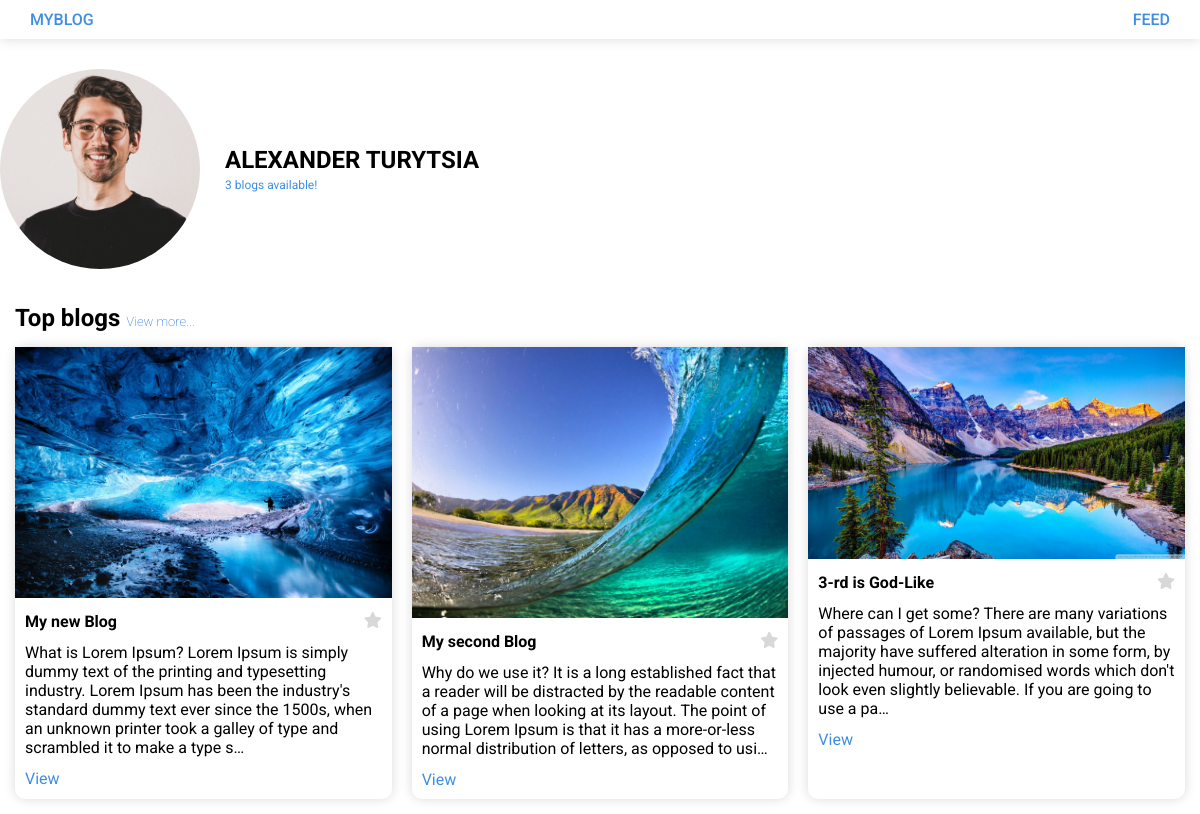
The page / on the database its author committed.
### blog/models.py (models this page shows, shortened)
class Author(models.Model):
    first_name = models.CharField(max_length=50)
    last_name = models.CharField(max_length=50)
    image = models.ImageField(upload_to="images", null = True)

class Blog(models.Model):
    image = models.ImageField(upload_to="images", null = True)
    name = models.CharField(max_length=100)
    content = models.TextField()
    author = models.ForeignKey(Author, on_delete=models.SET_NULL, null=True, related_name='blogs')
    slug = models.SlugField(editable=False, null=True,unique=True)
    tags = models.ManyToManyField(Tag,related_name='blogs')
    category = models.ForeignKey(Category, on_delete=models.CASCADE, related_name='blogs', null=True)
    reviews = models.ManyToManyField(Review, related_name="reviews", blank = True)

### blog/views.py (the view)
# urls.py: path('', views.Feed.as_view(), name='feed'),
class Feed(View):
    template_name = 'blog/feed.html'
    def get(self, request):
        author = Author.objects.first()
        return render(request, self.template_name, {"author": author, "blogs": author.blogs.all()})

### blog/templates/blog/feed.html (shortened to what this page needs)
{% extends 'base.html' %}
{% block content %}
<section class="author">
  <div class = "author-img" style = "background-image:url({{author.image.url}})"></div>
  <div class="author-content">
    <h3>{{author.first_name}} {{author.last_name}}</h3>
    <span>{{author.blogs.count}} blogs available!</span>
  </div>
</section>
<section class="author-feed">
  <h2>Top blogs <a href = "{% url 'blog-list' %}">View more...</a></h2>
  <ul class="author-feed__list">
    {% for blog in blogs %}
      {% include 'parts/blog-item.html' %}
    {% endfor %}
  </ul>
  <section>{% endblock %}</section>

### templates/base.html (shortened to what this page needs)
{% load static %}
<!DOCTYPE html>
<html lang="en">
  <head>
    <link rel="stylesheet" href="{% static 'index.css' %}">
  </head>
  <body>
    <header class="header">
      <div class="header-block">
        <a href="{% url 'feed' %}">MyBlog</a>
      </div>
      <div class="header-block">
        <ul class="header-block__list">
          <li class="header-block__list-item">
            <a href="{% url 'blog-list' %}">Feed</a>
          </li>
        </ul>
      </div>
    </header>
    <main>
        <div class="wrapper">
            {% block content %} {% endblock %}
        </div>
    </main>
  </body>
</html>

### templates/parts/blog-item.html (shortened to what this page needs)
<li class="blog-list__item">
  <img src="{{blog.image.url}}" alt="{{blog.name}}" />
  <div class="blog-list__item-content">
    <h4>{{blog.name}}</h4>
    <p>{{blog.content|truncatechars:255}}</p>
    <form method="POST" action="{% url 'favourites' %}">
      <button class = "button-favourites" type="submit"><i class="fa-solid fa-star"></i></button>
    </form>
    <div class="blog-list__item-buttons">
      <a href="{% url 'blog' blog.slug %}">View</a>
    </div>
  </div>
</li>

### styles/index.css (style rules this page uses)
* { padding: 0; margin: 0; box-sizing: border-box; }
body { font-family: 'Roboto', sans-serif; }
:root { --blue:rgb(63, 142, 226); --gray:rgb(216, 216, 216); --radius:10px; }
a { text-decoration: none; font-family: 'Roboto', sans-serif; }
ul { list-style: none; }
button { cursor: pointer; }
.wrapper { max-width: 1200px; margin: 30px auto 0; }
.header { display: flex; justify-content: space-between; align-items: center; box-shadow: 0 0 12px rgba(0,0,0,0.15); padding: 10px 30px; }
.header a { color: var(--blue); font-weight: 500; text-transform: uppercase; }
.header-block { display: flex; column-gap: 20px; }
.author { display: flex; column-gap: 25px; align-items: center; }
.author-img { width: 200px; height: 200px; border-radius: 50%; background-size: cover; background-position: center; }
.author-content h3 { text-transform: uppercase; font-weight: 500px; font-size: 24px; }
.author-content span { font-size: 12px; color: var(--blue); }
.author-feed { margin-top: 20px; padding: 15px; }
.author-feed h2 { margin-bottom: 10px; }
.author-feed h2>a { font-size: 13px; color: var(--blue); font-weight: 200; }
.author-feed__list { display: grid; grid-template-columns: repeat(3,1fr); margin-top: 15px; gap: 20px; }
.blog-list__item { box-shadow: 0 0 12px rgba(0,0,0,0.15); border-radius: var(--radius); }
.blog-list__item img { width: 100%; }
.blog-list__item p { margin: 12px 0; }
.blog-list__item-content { padding: 10px; width: 100%; position: relative; }
.button-favourites { position: absolute; right: 10px; top: 10px; font-size: 16px; background-color: transparent; border: none; color: var(--gray); transition: .1s; }
.blog-list__item-content a { color: var(--blue); }

### rows shown on the page
Author: image (picture), first_name "ALEXANDER", last_name "TURYTSIA", blogs.count "3"
Blog: image (picture), name "My new Blog", content "What is Lorem Ipsum? Lorem Ipsum is simply dummy text of the printing and typesetting industry. Lorem Ipsum has been the industry's standard dummy text ever since the 1500s, when an unknown printer took a galley of type and scrambled it to make a type s…"
Blog: image (picture), name "My second Blog", content "Why do we use it? It is a long established fact that a reader will be distracted by the readable content of a page when looking at its layout. The point of using Lorem Ipsum is that it has a more-or-less normal distribution of letters, as opposed to usi…"
Blog: image (picture), name "3-rd is God-Like", content "Where can I get some? There are many variations of passages of Lorem Ipsum available, but the majority have suffered alteration in some form, by injected humour, or randomised words which don't look even slightly believable. If you are going to use a pa…"
